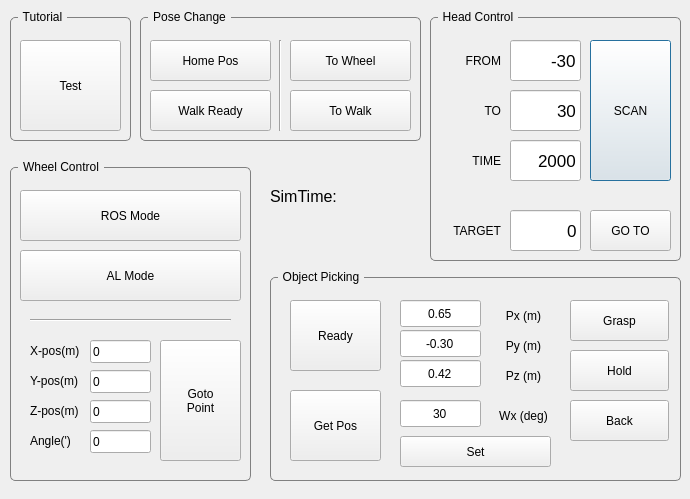
<?xml version="1.0" encoding="UTF-8"?>
<ui version="4.0">
 <class>TutorialDialog</class>
 <widget class="QDialog" name="TutorialDialog">
  <property name="geometry">
   <rect>
    <x>0</x>
    <y>0</y>
    <width>690</width>
    <height>499</height>
   </rect>
  </property>
  <property name="windowTitle">
   <string>Dialog</string>
  </property>
  <widget class="QGroupBox" name="groupBox_3">
   <property name="geometry">
    <rect>
     <x>430</x>
     <y>10</y>
     <width>251</width>
     <height>251</height>
    </rect>
   </property>
   <property name="styleSheet">
    <string notr="true">QGroupBox {
    border: 1px solid gray;
    border-radius: 5px;
    margin-top: 7px;
}

QGroupBox::title {
    subcontrol-origin: margin;
    left: 8px;
    padding: 0 3px 0 3px;
}

</string>
   </property>
   <property name="title">
    <string>Head Control</string>
   </property>
   <widget class="QLineEdit" name="LE_SCAN_START">
    <property name="geometry">
     <rect>
      <x>80</x>
      <y>30</y>
      <width>71</width>
      <height>41</height>
     </rect>
    </property>
    <property name="font">
     <font>
      <pointsize>13</pointsize>
     </font>
    </property>
    <property name="text">
     <string>-30</string>
    </property>
    <property name="alignment">
     <set>Qt::AlignRight|Qt::AlignTrailing|Qt::AlignVCenter</set>
    </property>
   </widget>
   <widget class="QLineEdit" name="LE_SCAN_END">
    <property name="geometry">
     <rect>
      <x>80</x>
      <y>80</y>
      <width>71</width>
      <height>41</height>
     </rect>
    </property>
    <property name="font">
     <font>
      <pointsize>13</pointsize>
     </font>
    </property>
    <property name="text">
     <string>30</string>
    </property>
    <property name="alignment">
     <set>Qt::AlignRight|Qt::AlignTrailing|Qt::AlignVCenter</set>
    </property>
   </widget>
   <widget class="QLineEdit" name="LE_SCAN_TIME">
    <property name="geometry">
     <rect>
      <x>80</x>
      <y>130</y>
      <width>71</width>
      <height>41</height>
     </rect>
    </property>
    <property name="font">
     <font>
      <pointsize>13</pointsize>
     </font>
    </property>
    <property name="text">
     <string>2000</string>
    </property>
    <property name="alignment">
     <set>Qt::AlignRight|Qt::AlignTrailing|Qt::AlignVCenter</set>
    </property>
   </widget>
   <widget class="QPushButton" name="BTN_SCAN">
    <property name="geometry">
     <rect>
      <x>160</x>
      <y>30</y>
      <width>81</width>
      <height>141</height>
     </rect>
    </property>
    <property name="text">
     <string>SCAN</string>
    </property>
   </widget>
   <widget class="QLineEdit" name="LE_GOTO_ANGLE">
    <property name="geometry">
     <rect>
      <x>80</x>
      <y>200</y>
      <width>71</width>
      <height>41</height>
     </rect>
    </property>
    <property name="font">
     <font>
      <pointsize>13</pointsize>
     </font>
    </property>
    <property name="text">
     <string>0</string>
    </property>
    <property name="alignment">
     <set>Qt::AlignRight|Qt::AlignTrailing|Qt::AlignVCenter</set>
    </property>
   </widget>
   <widget class="QPushButton" name="BTN_GOTO">
    <property name="geometry">
     <rect>
      <x>160</x>
      <y>200</y>
      <width>81</width>
      <height>41</height>
     </rect>
    </property>
    <property name="text">
     <string>GO TO</string>
    </property>
   </widget>
   <widget class="QLabel" name="label_7">
    <property name="geometry">
     <rect>
      <x>10</x>
      <y>30</y>
      <width>61</width>
      <height>41</height>
     </rect>
    </property>
    <property name="text">
     <string>FROM</string>
    </property>
    <property name="alignment">
     <set>Qt::AlignRight|Qt::AlignTrailing|Qt::AlignVCenter</set>
    </property>
   </widget>
   <widget class="QLabel" name="label_8">
    <property name="geometry">
     <rect>
      <x>10</x>
      <y>80</y>
      <width>61</width>
      <height>41</height>
     </rect>
    </property>
    <property name="text">
     <string>TO</string>
    </property>
    <property name="alignment">
     <set>Qt::AlignRight|Qt::AlignTrailing|Qt::AlignVCenter</set>
    </property>
   </widget>
   <widget class="QLabel" name="label_9">
    <property name="geometry">
     <rect>
      <x>10</x>
      <y>130</y>
      <width>61</width>
      <height>41</height>
     </rect>
    </property>
    <property name="text">
     <string>TIME</string>
    </property>
    <property name="alignment">
     <set>Qt::AlignRight|Qt::AlignTrailing|Qt::AlignVCenter</set>
    </property>
   </widget>
   <widget class="QLabel" name="label_10">
    <property name="geometry">
     <rect>
      <x>10</x>
      <y>200</y>
      <width>61</width>
      <height>41</height>
     </rect>
    </property>
    <property name="text">
     <string>TARGET</string>
    </property>
    <property name="alignment">
     <set>Qt::AlignRight|Qt::AlignTrailing|Qt::AlignVCenter</set>
    </property>
   </widget>
  </widget>
  <widget class="QGroupBox" name="groupBox_2">
   <property name="geometry">
    <rect>
     <x>140</x>
     <y>10</y>
     <width>281</width>
     <height>131</height>
    </rect>
   </property>
   <property name="styleSheet">
    <string notr="true">QGroupBox {
    border: 1px solid gray;
    border-radius: 5px;
    margin-top: 7px;
}

QGroupBox::title {
    subcontrol-origin: margin;
    left: 8px;
    padding: 0 3px 0 3px;
}

</string>
   </property>
   <property name="title">
    <string>Pose Change</string>
   </property>
   <widget class="QPushButton" name="BTN_WALK_READY">
    <property name="geometry">
     <rect>
      <x>10</x>
      <y>80</y>
      <width>121</width>
      <height>41</height>
     </rect>
    </property>
    <property name="text">
     <string>Walk Ready</string>
    </property>
   </widget>
   <widget class="Line" name="line">
    <property name="geometry">
     <rect>
      <x>130</x>
      <y>30</y>
      <width>20</width>
      <height>91</height>
     </rect>
    </property>
    <property name="orientation">
     <enum>Qt::Vertical</enum>
    </property>
   </widget>
   <widget class="QPushButton" name="BTN_TO_WHEEL">
    <property name="geometry">
     <rect>
      <x>150</x>
      <y>30</y>
      <width>121</width>
      <height>41</height>
     </rect>
    </property>
    <property name="text">
     <string>To Wheel</string>
    </property>
   </widget>
   <widget class="QPushButton" name="BTN_TO_WALK">
    <property name="geometry">
     <rect>
      <x>150</x>
      <y>80</y>
      <width>121</width>
      <height>41</height>
     </rect>
    </property>
    <property name="text">
     <string>To Walk</string>
    </property>
   </widget>
   <widget class="QPushButton" name="BTN_HOME_POS">
    <property name="geometry">
     <rect>
      <x>10</x>
      <y>30</y>
      <width>121</width>
      <height>41</height>
     </rect>
    </property>
    <property name="text">
     <string>Home Pos</string>
    </property>
   </widget>
  </widget>
  <widget class="QGroupBox" name="groupBox_4">
   <property name="geometry">
    <rect>
     <x>10</x>
     <y>10</y>
     <width>121</width>
     <height>131</height>
    </rect>
   </property>
   <property name="styleSheet">
    <string notr="true">QGroupBox {
    border: 1px solid gray;
    border-radius: 5px;
    margin-top: 7px;
}

QGroupBox::title {
    subcontrol-origin: margin;
    left: 8px;
    padding: 0 3px 0 3px;
}

</string>
   </property>
   <property name="title">
    <string>Tutorial</string>
   </property>
   <widget class="QPushButton" name="BTN_TEST">
    <property name="geometry">
     <rect>
      <x>10</x>
      <y>30</y>
      <width>101</width>
      <height>91</height>
     </rect>
    </property>
    <property name="text">
     <string>Test</string>
    </property>
   </widget>
  </widget>
  <widget class="QGroupBox" name="groupBox_5">
   <property name="geometry">
    <rect>
     <x>10</x>
     <y>160</y>
     <width>241</width>
     <height>321</height>
    </rect>
   </property>
   <property name="styleSheet">
    <string notr="true">QGroupBox {
    border: 1px solid gray;
    border-radius: 5px;
    margin-top: 7px;
}

QGroupBox::title {
    subcontrol-origin: margin;
    left: 8px;
    padding: 0 3px 0 3px;
}

</string>
   </property>
   <property name="title">
    <string>Wheel Control</string>
   </property>
   <widget class="QPushButton" name="BTN_GUIMODE">
    <property name="geometry">
     <rect>
      <x>10</x>
      <y>90</y>
      <width>221</width>
      <height>51</height>
     </rect>
    </property>
    <property name="text">
     <string>AL Mode</string>
    </property>
   </widget>
   <widget class="QPushButton" name="BTN_ROSMODE">
    <property name="geometry">
     <rect>
      <x>10</x>
      <y>30</y>
      <width>221</width>
      <height>51</height>
     </rect>
    </property>
    <property name="text">
     <string>ROS Mode</string>
    </property>
   </widget>
   <widget class="QLineEdit" name="OW_EDIT_T_POS">
    <property name="geometry">
     <rect>
      <x>80</x>
      <y>270</y>
      <width>61</width>
      <height>23</height>
     </rect>
    </property>
    <property name="text">
     <string>0</string>
    </property>
   </widget>
   <widget class="QLabel" name="OW_LABEL_1">
    <property name="geometry">
     <rect>
      <x>20</x>
      <y>180</y>
      <width>61</width>
      <height>21</height>
     </rect>
    </property>
    <property name="text">
     <string>X-pos(m)</string>
    </property>
   </widget>
   <widget class="QLineEdit" name="OW_EDIT_Y_POS">
    <property name="geometry">
     <rect>
      <x>80</x>
      <y>210</y>
      <width>61</width>
      <height>23</height>
     </rect>
    </property>
    <property name="text">
     <string>0</string>
    </property>
   </widget>
   <widget class="QLabel" name="OW_LABEL_3">
    <property name="geometry">
     <rect>
      <x>20</x>
      <y>270</y>
      <width>61</width>
      <height>21</height>
     </rect>
    </property>
    <property name="text">
     <string>Angle(')</string>
    </property>
   </widget>
   <widget class="QLineEdit" name="OW_EDIT_Z_POS">
    <property name="geometry">
     <rect>
      <x>80</x>
      <y>240</y>
      <width>61</width>
      <height>23</height>
     </rect>
    </property>
    <property name="text">
     <string>0</string>
    </property>
   </widget>
   <widget class="QLineEdit" name="OW_EDIT_X_POS">
    <property name="geometry">
     <rect>
      <x>80</x>
      <y>180</y>
      <width>61</width>
      <height>23</height>
     </rect>
    </property>
    <property name="text">
     <string>0</string>
    </property>
   </widget>
   <widget class="QLabel" name="OW_LABEL_6">
    <property name="geometry">
     <rect>
      <x>20</x>
      <y>240</y>
      <width>61</width>
      <height>21</height>
     </rect>
    </property>
    <property name="text">
     <string>Z-pos(m)</string>
    </property>
   </widget>
   <widget class="QLabel" name="OW_LABEL_2">
    <property name="geometry">
     <rect>
      <x>20</x>
      <y>210</y>
      <width>61</width>
      <height>21</height>
     </rect>
    </property>
    <property name="text">
     <string>Y-pos(m)</string>
    </property>
   </widget>
   <widget class="QPushButton" name="OW_GOTO_DES">
    <property name="geometry">
     <rect>
      <x>150</x>
      <y>180</y>
      <width>81</width>
      <height>121</height>
     </rect>
    </property>
    <property name="text">
     <string>Goto
Point</string>
    </property>
   </widget>
   <widget class="Line" name="line_3">
    <property name="geometry">
     <rect>
      <x>20</x>
      <y>150</y>
      <width>201</width>
      <height>21</height>
     </rect>
    </property>
    <property name="orientation">
     <enum>Qt::Horizontal</enum>
    </property>
   </widget>
  </widget>
  <widget class="QGroupBox" name="groupBox_6">
   <property name="geometry">
    <rect>
     <x>270</x>
     <y>270</y>
     <width>411</width>
     <height>211</height>
    </rect>
   </property>
   <property name="styleSheet">
    <string notr="true">QGroupBox {
    border: 1px solid gray;
    border-radius: 5px;
    margin-top: 7px;
}

QGroupBox::title {
    subcontrol-origin: margin;
    left: 8px;
    padding: 0 3px 0 3px;
}

</string>
   </property>
   <property name="title">
    <string>Object Picking</string>
   </property>
   <widget class="QPushButton" name="BTN_SW_GRASP">
    <property name="geometry">
     <rect>
      <x>300</x>
      <y>30</y>
      <width>99</width>
      <height>41</height>
     </rect>
    </property>
    <property name="text">
     <string>Grasp</string>
    </property>
   </widget>
   <widget class="QLabel" name="label">
    <property name="geometry">
     <rect>
      <x>220</x>
      <y>30</y>
      <width>67</width>
      <height>31</height>
     </rect>
    </property>
    <property name="text">
     <string>Px (m)</string>
    </property>
    <property name="alignment">
     <set>Qt::AlignCenter</set>
    </property>
   </widget>
   <widget class="QLineEdit" name="LE_SW_PZ">
    <property name="geometry">
     <rect>
      <x>130</x>
      <y>90</y>
      <width>81</width>
      <height>27</height>
     </rect>
    </property>
    <property name="text">
     <string>0.42</string>
    </property>
    <property name="alignment">
     <set>Qt::AlignCenter</set>
    </property>
   </widget>
   <widget class="QPushButton" name="BTN_SW_SET">
    <property name="geometry">
     <rect>
      <x>130</x>
      <y>166</y>
      <width>151</width>
      <height>31</height>
     </rect>
    </property>
    <property name="text">
     <string>Set</string>
    </property>
   </widget>
   <widget class="QPushButton" name="BTN_SW_READY">
    <property name="geometry">
     <rect>
      <x>20</x>
      <y>30</y>
      <width>91</width>
      <height>71</height>
     </rect>
    </property>
    <property name="text">
     <string>Ready</string>
    </property>
   </widget>
   <widget class="QPushButton" name="BTN_SW_GET_POS">
    <property name="geometry">
     <rect>
      <x>20</x>
      <y>120</y>
      <width>91</width>
      <height>71</height>
     </rect>
    </property>
    <property name="text">
     <string>Get Pos</string>
    </property>
   </widget>
   <widget class="QLineEdit" name="LE_SW_PX">
    <property name="geometry">
     <rect>
      <x>130</x>
      <y>30</y>
      <width>81</width>
      <height>27</height>
     </rect>
    </property>
    <property name="text">
     <string>0.65</string>
    </property>
    <property name="alignment">
     <set>Qt::AlignCenter</set>
    </property>
   </widget>
   <widget class="QLineEdit" name="LE_SW_WZ">
    <property name="geometry">
     <rect>
      <x>130</x>
      <y>130</y>
      <width>81</width>
      <height>27</height>
     </rect>
    </property>
    <property name="text">
     <string>30</string>
    </property>
    <property name="alignment">
     <set>Qt::AlignCenter</set>
    </property>
   </widget>
   <widget class="QPushButton" name="BTN_SW_BACK">
    <property name="geometry">
     <rect>
      <x>300</x>
      <y>130</y>
      <width>99</width>
      <height>41</height>
     </rect>
    </property>
    <property name="text">
     <string>Back</string>
    </property>
   </widget>
   <widget class="QPushButton" name="BTN_SW_HOLD">
    <property name="geometry">
     <rect>
      <x>300</x>
      <y>80</y>
      <width>99</width>
      <height>41</height>
     </rect>
    </property>
    <property name="text">
     <string>Hold</string>
    </property>
   </widget>
   <widget class="QLabel" name="label_6">
    <property name="geometry">
     <rect>
      <x>220</x>
      <y>130</y>
      <width>67</width>
      <height>31</height>
     </rect>
    </property>
    <property name="text">
     <string>Wx (deg)</string>
    </property>
    <property name="alignment">
     <set>Qt::AlignCenter</set>
    </property>
   </widget>
   <widget class="QLabel" name="label_5">
    <property name="geometry">
     <rect>
      <x>220</x>
      <y>90</y>
      <width>67</width>
      <height>31</height>
     </rect>
    </property>
    <property name="text">
     <string>Pz (m)</string>
    </property>
    <property name="alignment">
     <set>Qt::AlignCenter</set>
    </property>
   </widget>
   <widget class="QLineEdit" name="LE_SW_PY">
    <property name="geometry">
     <rect>
      <x>130</x>
      <y>60</y>
      <width>81</width>
      <height>27</height>
     </rect>
    </property>
    <property name="text">
     <string>-0.30</string>
    </property>
    <property name="alignment">
     <set>Qt::AlignCenter</set>
    </property>
   </widget>
   <widget class="QLabel" name="label_4">
    <property name="geometry">
     <rect>
      <x>220</x>
      <y>60</y>
      <width>67</width>
      <height>31</height>
     </rect>
    </property>
    <property name="text">
     <string>Py (m)</string>
    </property>
    <property name="alignment">
     <set>Qt::AlignCenter</set>
    </property>
   </widget>
  </widget>
  <widget class="QLabel" name="LB_SIMTIME">
   <property name="geometry">
    <rect>
     <x>270</x>
     <y>160</y>
     <width>151</width>
     <height>91</height>
    </rect>
   </property>
   <property name="font">
    <font>
     <pointsize>12</pointsize>
    </font>
   </property>
   <property name="text">
    <string>SimTime: 
</string>
   </property>
  </widget>
 </widget>
 <resources/>
 <connections/>
</ui>
